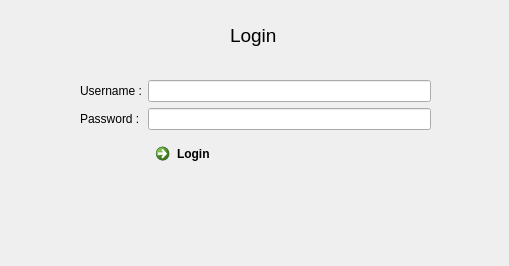
<?xml version="1.0" encoding="UTF-8"?>
<ui version="4.0">
 <class>LoginWindow</class>
 <widget class="QMainWindow" name="LoginWindow">
  <property name="geometry">
   <rect>
    <x>0</x>
    <y>0</y>
    <width>509</width>
    <height>266</height>
   </rect>
  </property>
  <property name="windowTitle">
   <string>MainWindow</string>
  </property>
  <widget class="QWidget" name="centralwidget">
   <widget class="QLabel" name="win_label">
    <property name="geometry">
     <rect>
      <x>230</x>
      <y>20</y>
      <width>51</width>
      <height>31</height>
     </rect>
    </property>
    <property name="font">
     <font>
      <pointsize>14</pointsize>
     </font>
    </property>
    <property name="text">
     <string>Login</string>
    </property>
   </widget>
   <widget class="QWidget" name="formLayoutWidget">
    <property name="geometry">
     <rect>
      <x>80</x>
      <y>80</y>
      <width>351</width>
      <height>101</height>
     </rect>
    </property>
    <layout class="QFormLayout" name="login_layout">
     <item row="0" column="0">
      <widget class="QLabel" name="username_lbl">
       <property name="text">
        <string>Username :</string>
       </property>
      </widget>
     </item>
     <item row="1" column="0">
      <widget class="QLabel" name="password_lbl">
       <property name="text">
        <string>Password :</string>
       </property>
      </widget>
     </item>
     <item row="0" column="1">
      <widget class="QLineEdit" name="username_txt"/>
     </item>
     <item row="1" column="1">
      <widget class="QLineEdit" name="password_txt"/>
     </item>
     <item row="2" column="1">
      <widget class="QCommandLinkButton" name="loginbtn">
       <property name="text">
        <string>Login </string>
       </property>
      </widget>
     </item>
    </layout>
   </widget>
  </widget>
 </widget>
 <resources/>
 <connections/>
</ui>
